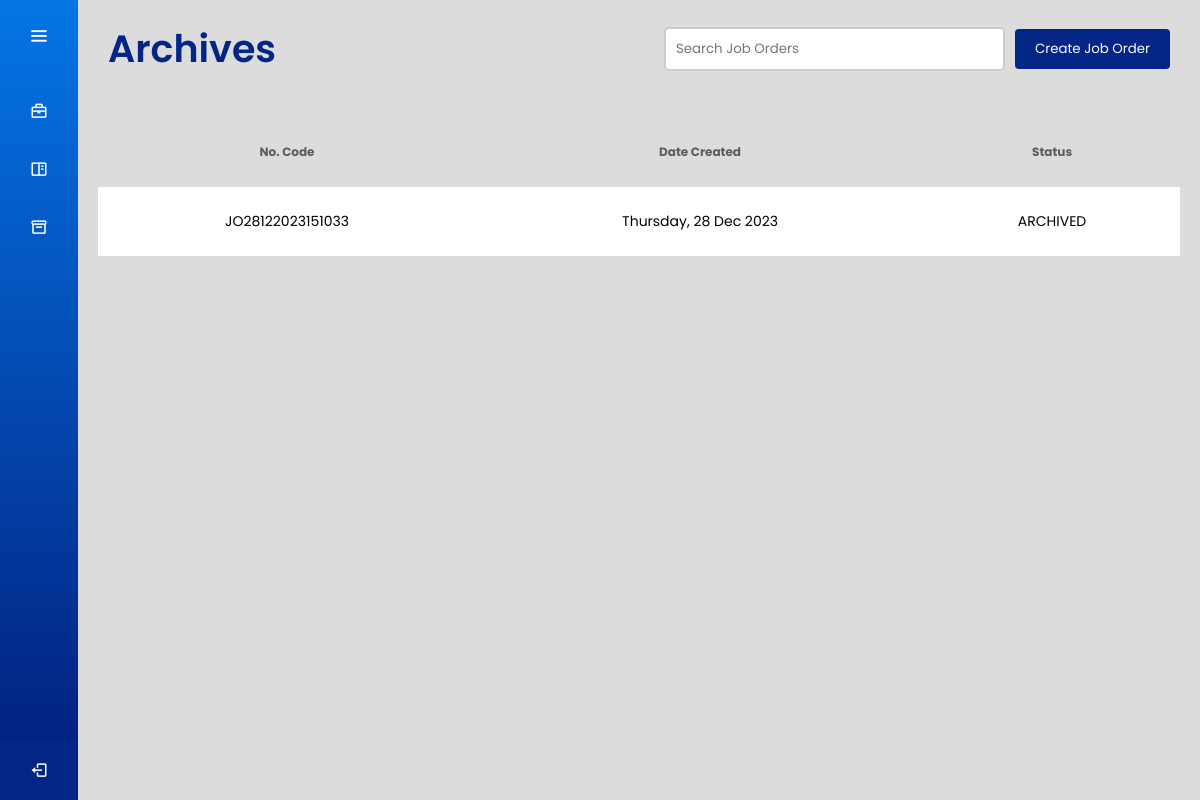
Before: /archives/ (signed in) with the older database file.
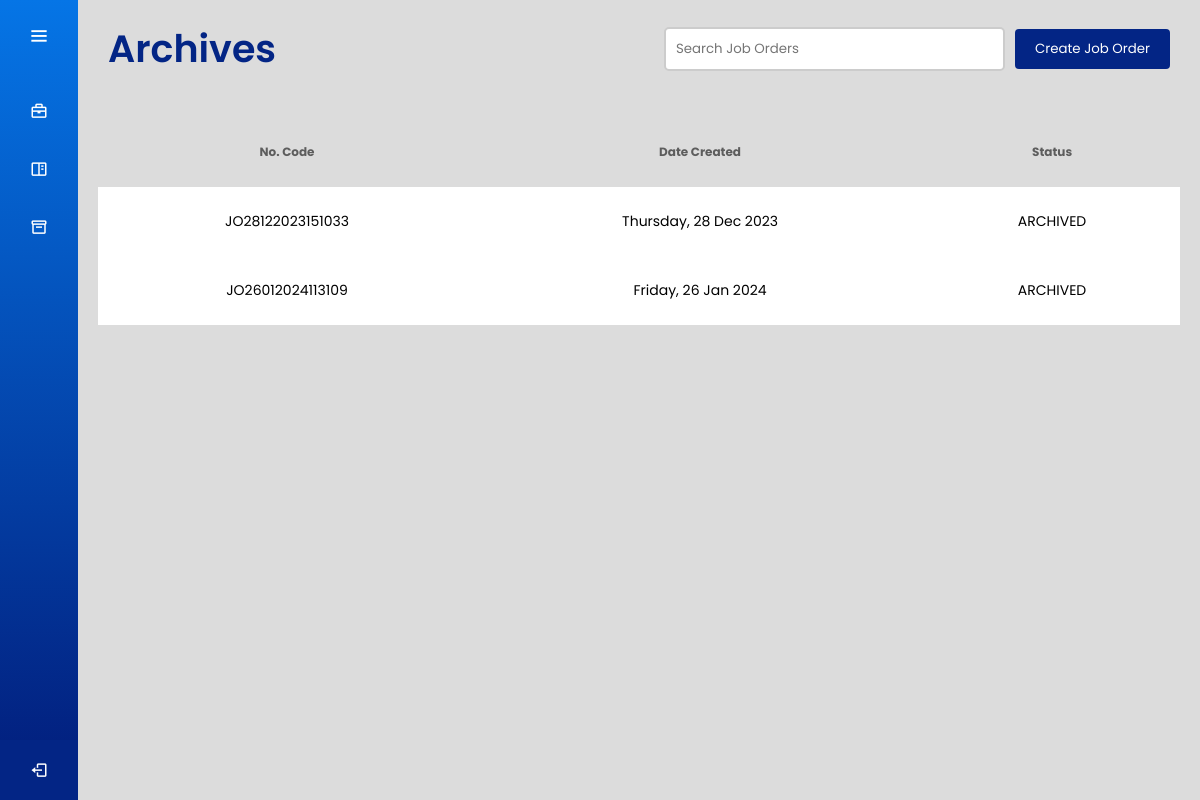
After: the same page with the newer database file.
### joborders/models.py (models this page shows, shortened)
class JobOrder(models.Model):
    jobOrderId = models.CharField(max_length=50, unique=True)
    jobOrderCreatedDate = models.DateTimeField()
    jobOrderStatus = models.CharField(max_length=50)
    userId = models.ForeignKey(User, on_delete=models.CASCADE)

### users/views.py (the view)
# urls.py: path('archives/', views.archives_view, name='archives'),
def archives_view(request):
    archived_job_orders_list = []
    archived_job_orders = JobOrder.objects.filter(jobOrderStatus="ARCHIVED")
    try:
        user_role = UserRole.objects.get(user=request.user).role
    except UserRole.DoesNotExist:
        user_role = None  # Or set a default role if appropriate
    if user_role != 'production' and user_role != 'manager':
        raise Http404("Page not found.")
    for job_order in archived_job_orders:
        job_data = {
            'jobOrderId': job_order.jobOrderId,
            'jobOrderCreatedDate': job_order.jobOrderCreatedDate,
            'jobOrderStatus': job_order.jobOrderStatus,
        }
        archived_job_orders_list.append(job_data)
    context = {
        'job_orders': archived_job_orders_list,
        'user_role': user_role,
    }
    return render(request, 'archives.html', context)

### users/context_processors.py (called while the page is built)
def user_role_context(request):
    user = request.user
    if user.is_authenticated:
        try:
            user_role = UserRole.objects.get(user=user).get_role_display()
        except UserRole.DoesNotExist:
            user_role = None
    else:
        user_role = None
    return {
        'username': user.username if user.is_authenticated else 'Guest',
        'user_role': user_role
    }

### users/templates/archives.html (shortened to what this page needs)
<!DOCTYPE html>
<html lang="en" dir="ltr">
  <head>
    {% load static %}
    <link rel="stylesheet" href="{% static 'css/dash_style.css' %}">
    <link rel="stylesheet" href="{% static 'css/table_style.css' %}">
    <link href='https://unpkg.com/boxicons@2.0.7/css/boxicons.min.css' rel='stylesheet'>
   </head>
<body>
  {% include 'sidebar.html' %}
  <section class="home-section">
    {% include 'archives_header.html' %}
    <div class="main-content">
      {% include 'archives_table.html' %}
    </div>
  </section>
</body>
</html>

### users/templates/archives_table.html (shortened to what this page needs)
<!DOCTYPE html>
<html lang="en" dir="ltr">
<head>
</head>
<body>
    <table id="dashboard-table">
        <thead>
            <tr>
                <th>No. Code</th>
                <th>Date Created</th>
                <th>Status</th>
            </tr>
        </thead>
        <tbody>
            {% for job in job_orders %}
                <tr id="job_order_row_{{ job.jobOrderId }}" class="clickable-row" data-job-order-id="{{ job.jobOrderId }}">
                    <td>{{ job.jobOrderId }}</td>
                    <td>{{ job.jobOrderCreatedDate|date:"l, d M Y" }}</td>
                    <td>{{ job.jobOrderStatus }}</td>
                </tr>
            {% empty %}
                <tr>
                    <td colspan="3">No archived job orders found.</td>
                </tr>
            {% endfor %}
        </tbody>
    </table>
</body>
</html>

Changed rows visible on the page:
added JobOrder: jobOrderId "JO26012024113109", jobOrderCreatedDate "Friday, 26 Jan 2024", jobOrderStatus "ARCHIVED"
